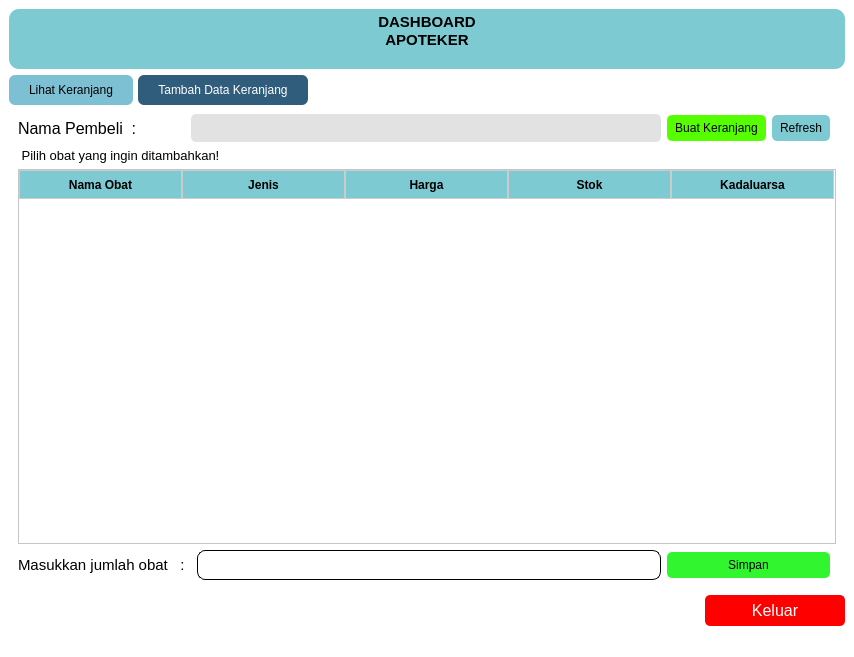
<?xml version="1.0" encoding="UTF-8"?>
<ui version="4.0">
 <class>MainWindow</class>
 <widget class="QMainWindow" name="MainWindow">
  <property name="geometry">
   <rect>
    <x>0</x>
    <y>0</y>
    <width>854</width>
    <height>657</height>
   </rect>
  </property>
  <property name="minimumSize">
   <size>
    <width>0</width>
    <height>0</height>
   </size>
  </property>
  <property name="windowTitle">
   <string>MainWindow</string>
  </property>
  <property name="styleSheet">
   <string notr="true">background-color: rgb(255, 255, 255);</string>
  </property>
  <widget class="QWidget" name="centralwidget">
   <layout class="QVBoxLayout" name="verticalLayout">
    <item>
     <widget class="QTextBrowser" name="textBrowser">
      <property name="sizePolicy">
       <sizepolicy hsizetype="Expanding" vsizetype="Expanding">
        <horstretch>0</horstretch>
        <verstretch>0</verstretch>
       </sizepolicy>
      </property>
      <property name="maximumSize">
       <size>
        <width>16777215</width>
        <height>60</height>
       </size>
      </property>
      <property name="styleSheet">
       <string notr="true">background-color: rgb(125, 202, 211);
border-radius: 10px;</string>
      </property>
      <property name="html">
       <string>&lt;!DOCTYPE HTML PUBLIC &quot;-//W3C//DTD HTML 4.0//EN&quot; &quot;http://www.w3.org/TR/REC-html40/strict.dtd&quot;&gt;
&lt;html&gt;&lt;head&gt;&lt;meta name=&quot;qrichtext&quot; content=&quot;1&quot; /&gt;&lt;meta charset=&quot;utf-8&quot; /&gt;&lt;style type=&quot;text/css&quot;&gt;
p, li { white-space: pre-wrap; }
hr { height: 1px; border-width: 0; }
li.unchecked::marker { content: &quot;\2610&quot;; }
li.checked::marker { content: &quot;\2612&quot;; }
&lt;/style&gt;&lt;/head&gt;&lt;body style=&quot; font-family:'Segoe UI'; font-size:9pt; font-weight:400; font-style:normal;&quot;&gt;
&lt;p align=&quot;center&quot; style=&quot; margin-top:0px; margin-bottom:0px; margin-left:0px; margin-right:0px; -qt-block-indent:0; text-indent:0px;&quot;&gt;&lt;span style=&quot; font-size:11pt; font-weight:700;&quot;&gt;DASHBOARD&lt;/span&gt;&lt;/p&gt;
&lt;p align=&quot;center&quot; style=&quot; margin-top:0px; margin-bottom:0px; margin-left:0px; margin-right:0px; -qt-block-indent:0; text-indent:0px;&quot;&gt;&lt;span style=&quot; font-size:11pt; font-weight:700;&quot;&gt;APOTEKER&lt;/span&gt;&lt;/p&gt;&lt;/body&gt;&lt;/html&gt;</string>
      </property>
     </widget>
    </item>
    <item>
     <widget class="QTabWidget" name="tabWidget">
      <property name="maximumSize">
       <size>
        <width>16777215</width>
        <height>16777215</height>
       </size>
      </property>
      <property name="font">
       <font>
        <pointsize>9</pointsize>
       </font>
      </property>
      <property name="styleSheet">
       <string notr="true">QTabBar::tab {       
	
	
	background-color: rgb(125, 192, 211);
         padding: 8px 20px;
         border-radius: 6px;
         margin-right: 5px;
       }
       QTabBar::tab:selected {
	background-color: rgb(48, 93, 124);
	color: rgb(255, 255, 255);
       }

QTabWidget::pane {
    border: none;
    /* samakan dengan QWidget */
	
	background-color: rgb(125, 202, 211);
}

</string>
      </property>
      <property name="currentIndex">
       <number>1</number>
      </property>
      <widget class="QWidget" name="tab">
       <attribute name="title">
        <string>Lihat Keranjang</string>
       </attribute>
       <layout class="QVBoxLayout" name="verticalLayout_2">
        <item>
         <layout class="QGridLayout" name="gridLayout_2">
          <item row="0" column="0">
           <widget class="QLabel" name="label_2">
            <property name="styleSheet">
             <string notr="true">background-color: rgb(125, 202, 211);
border radius: 5px;</string>
            </property>
            <property name="text">
             <string> Nama/ID :</string>
            </property>
           </widget>
          </item>
          <item row="0" column="1">
           <widget class="QLineEdit" name="lineEdit_2">
            <property name="styleSheet">
             <string notr="true">border-radius: 5px;
padding: 6px 8px; 
background-color: rgb(226, 226, 226);</string>
            </property>
           </widget>
          </item>
          <item row="0" column="2">
           <widget class="QPushButton" name="pushButton">
            <property name="styleSheet">
             <string notr="true">
QPushButton { 
background-color: rgb(125, 202, 211);
border-radius:5px;
padding: 6px 8px; 
}

/* Saat kursor hover */
QPushButton:hover {
     /* warna saat hover */
	color: rgb(255, 255, 255);
	background-color: rgb(36, 79, 124);
}

/* Saat tombol ditekan */
QPushButton:pressed {
     /* warna saat ditekan */
	color: rgb(255, 255, 255);
	background-color: rgb(36, 79, 124);
}

</string>
            </property>
            <property name="text">
             <string>Cari</string>
            </property>
           </widget>
          </item>
          <item row="0" column="3">
           <widget class="QPushButton" name="pushButton_2">
            <property name="styleSheet">
             <string notr="true">
QPushButton { 
background-color: rgb(125, 202, 211);
border-radius:5px;
padding: 6px 8px; 
}

/* Saat kursor hover */
QPushButton:hover {
     /* warna saat hover */
	color: rgb(255, 255, 255);
	background-color: rgb(36, 79, 124);
}

/* Saat tombol ditekan */
QPushButton:pressed {
     /* warna saat ditekan */
	color: rgb(255, 255, 255);
	background-color: rgb(36, 79, 124);
}

</string>
            </property>
            <property name="text">
             <string>Refresh</string>
            </property>
           </widget>
          </item>
         </layout>
        </item>
        <item>
         <widget class="QTableWidget" name="tableWidget">
          <property name="styleSheet">
           <string notr="true">QHeaderView::section {
    background-color: rgb(125, 202, 211);
    color: black;
    font-weight: bold;
    padding: 4px;
    border: 1px solid #ccc;
}
</string>
          </property>
          <attribute name="horizontalHeaderDefaultSectionSize">
           <number>163</number>
          </attribute>
          <column>
           <property name="text">
            <string>Keranjang ID</string>
           </property>
          </column>
          <column>
           <property name="text">
            <string>Nama Pembeli</string>
           </property>
          </column>
          <column>
           <property name="text">
            <string>Total Harga</string>
           </property>
          </column>
          <column>
           <property name="text">
            <string>Status</string>
           </property>
          </column>
          <column>
           <property name="text">
            <string>Apoteker</string>
           </property>
          </column>
         </widget>
        </item>
        <item>
         <layout class="QGridLayout" name="gridLayout_3">
          <item row="1" column="3">
           <widget class="QPushButton" name="pushButton_editKeranjang">
            <property name="styleSheet">
             <string notr="true">QPushButton { 
background-color: rgb(125, 202, 211);
	border-radius: 5px;
padding: 6px 8px; 
}

/* Saat kursor hover */
QPushButton:hover {
     /* warna saat hover */
	color: rgb(255, 255, 255);
	background-color: rgb(36, 79, 124);
}

/* Saat tombol ditekan */
QPushButton:pressed {
     /* warna saat ditekan */
	color: rgb(255, 255, 255);
	background-color: rgb(36, 79, 124);
}
</string>
            </property>
            <property name="text">
             <string>Edit Keranjang</string>
            </property>
           </widget>
          </item>
          <item row="1" column="4">
           <widget class="QPushButton" name="pushButton_lihatDetail">
            <property name="styleSheet">
             <string notr="true">QPushButton { 
background-color: rgb(125, 202, 211);
border-radius:5px;
	border-radius: 5px;
padding: 6px 8px; 
}

/* Saat kursor hover */
QPushButton:hover {
     /* warna saat hover */
	color: rgb(255, 255, 255);
	background-color: rgb(36, 79, 124);
}

/* Saat tombol ditekan */
QPushButton:pressed {
     /* warna saat ditekan */
	color: rgb(255, 255, 255);
	background-color: rgb(36, 79, 124);
}
</string>
            </property>
            <property name="text">
             <string>Lihat Detail</string>
            </property>
           </widget>
          </item>
          <item row="1" column="6">
           <widget class="QPushButton" name="pushButton_kirimKasir">
            <property name="styleSheet">
             <string notr="true">QPushButton { 
background-color: rgb(255, 255, 0);	
	border-radius: 5px;
padding: 6px 8px; 
}

/* Saat kursor hover */
QPushButton:hover {
     /* warna saat hover */
	background-color: rgb(255, 255, 127);
    color: black;
}

/* Saat tombol ditekan */
QPushButton:pressed {
     /* warna saat ditekan */
	background-color: rgb(255, 255, 127);
    color: black;
}</string>
            </property>
            <property name="text">
             <string>Kirim Kasir</string>
            </property>
           </widget>
          </item>
          <item row="1" column="1">
           <widget class="QPushButton" name="pushButton_batalKeranjang">
            <property name="sizePolicy">
             <sizepolicy hsizetype="Preferred" vsizetype="Fixed">
              <horstretch>0</horstretch>
              <verstretch>0</verstretch>
             </sizepolicy>
            </property>
            <property name="styleSheet">
             <string notr="true">QPushButton { 
	background-color: rgb(255, 0, 0);
color: rgb(255, 255, 255);
border-radius: 5px;
padding: 6px 8px; ;
}

/* Saat kursor hover */
QPushButton:hover {
     /* warna saat hover */
	
	background-color: rgb(190, 0, 0);
    color: white;
}

/* Saat tombol ditekan */
QPushButton:pressed {
     /* warna saat ditekan */
	
	background-color: rgb(190, 0, 0);
    color: white;
}</string>
            </property>
            <property name="text">
             <string>Batalkan Keranjang</string>
            </property>
           </widget>
          </item>
         </layout>
        </item>
       </layout>
      </widget>
      <widget class="QWidget" name="tab_2">
       <attribute name="title">
        <string>Tambah Data Keranjang</string>
       </attribute>
       <layout class="QGridLayout" name="gridLayout">
        <item row="8" column="0">
         <widget class="QLabel" name="label_8">
          <property name="font">
           <font>
            <pointsize>11</pointsize>
           </font>
          </property>
          <property name="styleSheet">
           <string notr="true">background-color: rgb(255, 255, 255);</string>
          </property>
          <property name="text">
           <string>Masukkan jumlah obat   :</string>
          </property>
         </widget>
        </item>
        <item row="0" column="3">
         <widget class="QPushButton" name="pushButton_buatKeranjang">
          <property name="styleSheet">
           <string notr="true">QPushButton { 
		background-color: rgb(85, 255, 0);
	border-radius: 5px;
padding: 6px 8px; 
}

/* Saat kursor hover */
QPushButton:hover {
     /* warna saat hover */
	background-color: rgb(85, 255, 127);
    color: black;
}

/* Saat tombol ditekan */
QPushButton:pressed {
     /* warna saat ditekan */
		background-color: rgb(85, 255, 127);
    color: black;
}

</string>
          </property>
          <property name="text">
           <string>Buat Keranjang</string>
          </property>
         </widget>
        </item>
        <item row="0" column="4">
         <widget class="QPushButton" name="pushButton_refresh">
          <property name="styleSheet">
           <string notr="true">QPushButton { 
background-color: rgb(125, 202, 211);
border-radius:5px;
	border-radius: 5px;
padding: 6px 8px; 
}

/* Saat kursor hover */
QPushButton:hover {
     /* warna saat hover */
	color: rgb(255, 255, 255);
	background-color: rgb(36, 79, 124);
}

/* Saat tombol ditekan */
QPushButton:pressed {
     /* warna saat ditekan */
	color: rgb(255, 255, 255);
	background-color: rgb(36, 79, 124);
}
</string>
          </property>
          <property name="text">
           <string>Refresh</string>
          </property>
         </widget>
        </item>
        <item row="5" column="0" colspan="6">
         <widget class="QLabel" name="label_3">
          <property name="maximumSize">
           <size>
            <width>16777215</width>
            <height>120</height>
           </size>
          </property>
          <property name="font">
           <font>
            <pointsize>10</pointsize>
           </font>
          </property>
          <property name="styleSheet">
           <string notr="true">
border-radius: 2px;
</string>
          </property>
          <property name="text">
           <string> Pilih obat yang ingin ditambahkan!</string>
          </property>
         </widget>
        </item>
        <item row="0" column="0">
         <widget class="QLabel" name="label">
          <property name="maximumSize">
           <size>
            <width>450</width>
            <height>16777215</height>
           </size>
          </property>
          <property name="font">
           <font>
            <pointsize>12</pointsize>
           </font>
          </property>
          <property name="styleSheet">
           <string notr="true">background-color: rgb(255, 255, 255);</string>
          </property>
          <property name="text">
           <string>Nama Pembeli  :</string>
          </property>
         </widget>
        </item>
        <item row="8" column="2">
         <widget class="QLineEdit" name="lineEdit_jumlahObat">
          <property name="styleSheet">
           <string notr="true">background-color: rgb(255, 255, 255);
border-radius: 8px;
padding: 6px 8px; 
border: 1px solid black;</string>
          </property>
         </widget>
        </item>
        <item row="6" column="0" colspan="6">
         <widget class="QTableWidget" name="tableWidget_2">
          <property name="styleSheet">
           <string notr="true">QHeaderView::section {
    background-color: rgb(125, 202, 211);
    color: black;
    font-weight: bold;
    padding: 4px;
    border: 1px solid #ccc;
}
</string>
          </property>
          <attribute name="horizontalHeaderDefaultSectionSize">
           <number>163</number>
          </attribute>
          <column>
           <property name="text">
            <string>Nama Obat</string>
           </property>
           <property name="font">
            <font>
             <pointsize>10</pointsize>
            </font>
           </property>
          </column>
          <column>
           <property name="text">
            <string>Jenis</string>
           </property>
           <property name="font">
            <font>
             <pointsize>10</pointsize>
            </font>
           </property>
          </column>
          <column>
           <property name="text">
            <string>Harga</string>
           </property>
           <property name="font">
            <font>
             <pointsize>10</pointsize>
            </font>
           </property>
          </column>
          <column>
           <property name="text">
            <string>Stok</string>
           </property>
           <property name="font">
            <font>
             <pointsize>10</pointsize>
            </font>
           </property>
          </column>
          <column>
           <property name="text">
            <string>Kadaluarsa</string>
           </property>
           <property name="font">
            <font>
             <pointsize>10</pointsize>
            </font>
           </property>
          </column>
         </widget>
        </item>
        <item row="0" column="1" colspan="2">
         <widget class="QLineEdit" name="lineEdit">
          <property name="styleSheet">
           <string notr="true">background-color: rgb(226, 226, 226);
border-radius: 5px;
padding: 6px 8px;</string>
          </property>
         </widget>
        </item>
        <item row="8" column="3" colspan="2">
         <widget class="QPushButton" name="pushButton_simpan">
          <property name="maximumSize">
           <size>
            <width>700</width>
            <height>16777215</height>
           </size>
          </property>
          <property name="styleSheet">
           <string notr="true">QPushButton { 
background-color: rgb(49, 245, 46);
	border-radius: 5px;
padding: 6px 40px; 
}

/* Saat kursor hover */
QPushButton:hover {
     /* warna saat hover */
	background-color: rgb(85, 255, 127);
    color: black;
}

/* Saat tombol ditekan */
QPushButton:pressed {
     /* warna saat ditekan */
		background-color: rgb(85, 255, 127);
    color: black;
}

</string>
          </property>
          <property name="text">
           <string>Simpan</string>
          </property>
         </widget>
        </item>
       </layout>
      </widget>
     </widget>
    </item>
    <item alignment="Qt::AlignRight">
     <widget class="QPushButton" name="pushButton_keluar">
      <property name="maximumSize">
       <size>
        <width>240</width>
        <height>16777215</height>
       </size>
      </property>
      <property name="font">
       <font>
        <family>Segoe UI</family>
        <pointsize>12</pointsize>
        <italic>false</italic>
        <bold>false</bold>
       </font>
      </property>
      <property name="styleSheet">
       <string notr="true">QPushButton { 
border-radius: 5px;
padding: 6px 20px;
    min-width: 100px;
    max-width: 200px;
	background-color: rgb(255, 0, 0);
    color: white;
}

/* Saat kursor hover */
QPushButton:hover {
     /* warna saat hover */
background-color:rgb(213, 0, 0);
	color: white;
}

/* Saat tombol ditekan */
QPushButton:pressed {
     /* warna saat ditekan */
background-color: rgb(213, 0, 0);
	color: white;
}</string>
      </property>
      <property name="text">
       <string>Keluar</string>
      </property>
     </widget>
    </item>
   </layout>
  </widget>
  <widget class="QMenuBar" name="menubar">
   <property name="geometry">
    <rect>
     <x>0</x>
     <y>0</y>
     <width>854</width>
     <height>22</height>
    </rect>
   </property>
  </widget>
  <widget class="QStatusBar" name="statusbar"/>
 </widget>
 <resources>
  <include location="logo-apotek.qrc"/>
 </resources>
 <connections/>
</ui>
